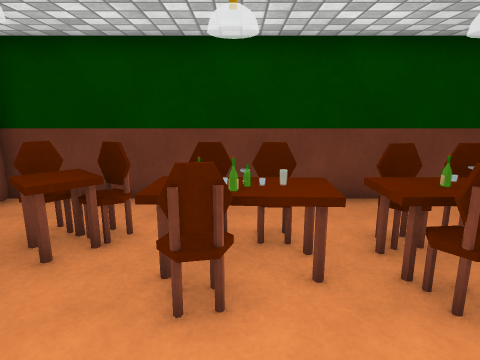
view 1 (above)

14 first-person views from a walk through a scene from a Unity 3-D project. The camera is 1.3 m above the floor, tilts 12° down and sees 75° across. Doors are open. The floor is counted in squares, 0.62 m on a side. Each view is taken from the middle of a square. On the plan, view 1 faces up. The plan holds only what a view shows up to about 18 squares ahead; the rest is blank. The player is left out. Surface patterns are stand-ins for the level's own textures.

view 2
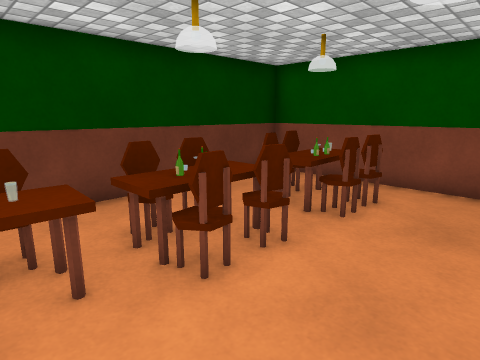

view 3
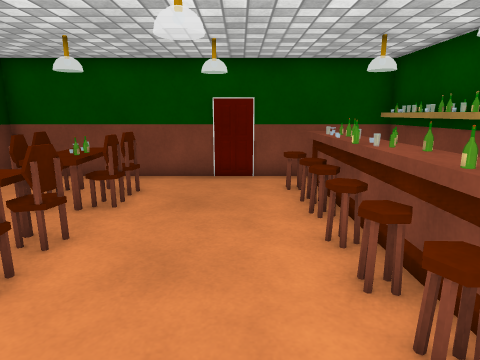

view 4
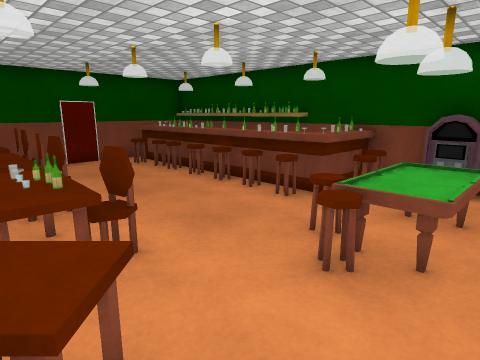

view 5
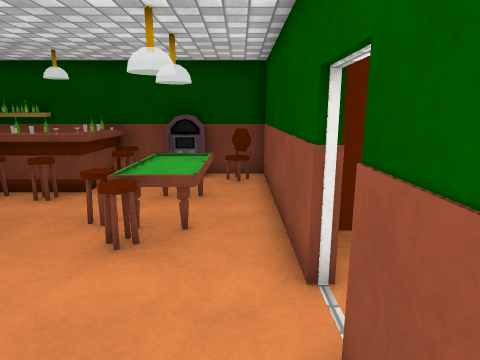

view 6
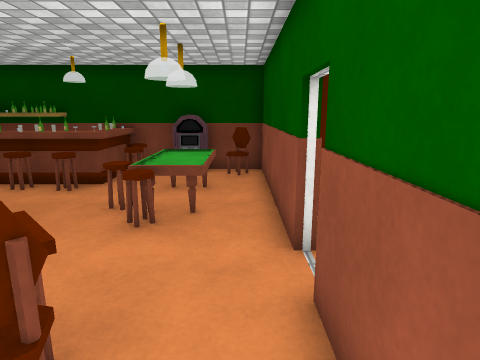

view 7
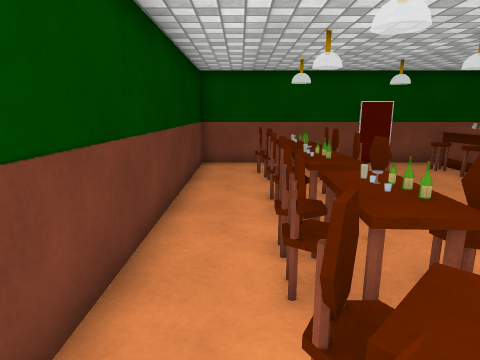

view 8
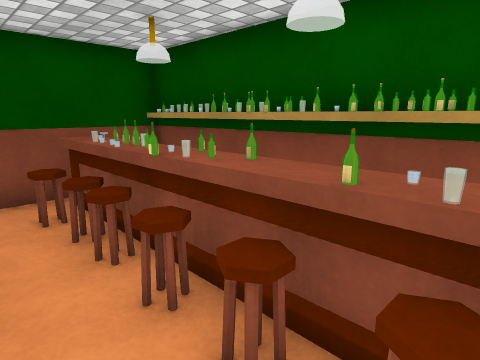

view 9
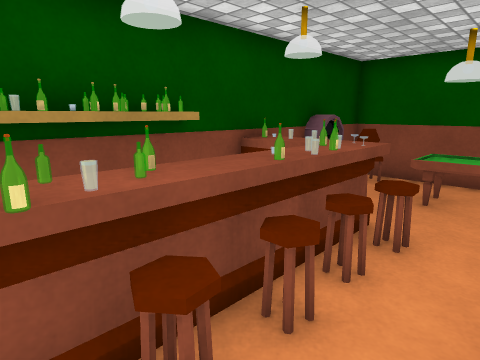

view 10
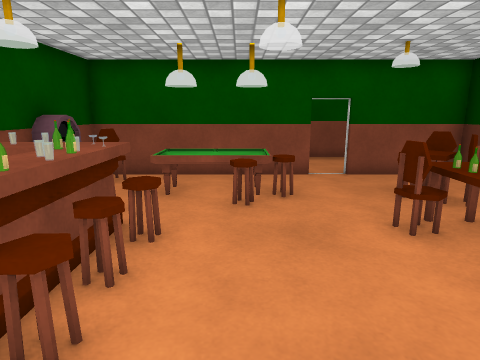

view 11
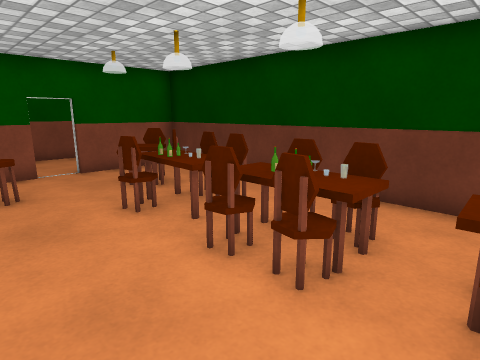

view 12
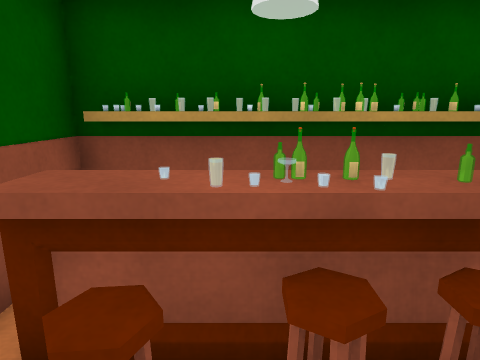

view 13
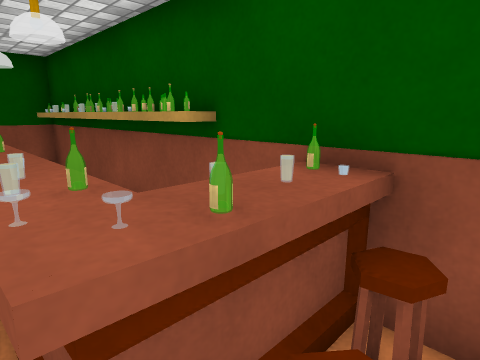

view 14
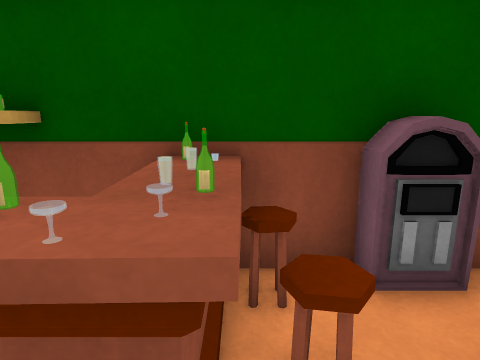

### Floor plan
Points are (right, up) in squares from view 1. A wall is a line through its corners. A room is listed if a view was taken in it or the views show most of it. See-through windows are left out.
Room 1 (views 1, 2, 3, 4, 5, 6, 7, 8, 9, 10, 11, 12, 13, 14)
walls: (0.4, -5) (1.6, -5); (-2.6, -4.5) (-2.6, -5.1); (9.7, 0.1) (9.5, 0.7); (-3.6, -4.4) (-2.8, -4.5) (-2.8, -5.1); (-3.6, -4.4) (-2.8, -4.4); (-3.6, -4.6) (-2.8, -4.6); (8.4, -5) (9.6, -5) (9.6, 7.7) (-5.8, 7.7) (-5.8, -5) (-1.4, -5)
low walls: (-1, -2.2) (-0.3, -2.2); (-1, -2.5) (-1, -2.4) (-0.4, -2.4); (0, -3.4) (0, -4.5); (8.3, -2.1) (8.9, -2.1)
ways out: closed door at (-6, 4)
objects: chair (-5, -4); table (-4, -2) to (-3, 1); stool (-3, 1); table (-3, 4) to (-3, 5); chair (-3, 6); stool (-2, -4) to (-1, -4); stool (-2, -3); stool (-2, 0); chair (-2, 5); table (-1, 4) to (1, 5); chair (-1, 5); stool (0, -2) to (0, -1); chair (0, 3); other object (0, 4); stool (1, -2); chair (1, 5); other object (2, -2); table (2, 4) to (2, 5); stool (3, -2); chair (3, 3); lamp (3, 4); chair (3, 5); stool (4, -2) to (4, -1); chair (4, 3); table (4, 4); chair (4, 5); stool (5, -2); table (5, 4); other object (6, -3); stool (6, -2); chair (6, 3); other object (6, 4) to (7, 4); chair (6, 5); other object (7, -3); chair (7, 3); chair (7, 5); stool (8, -2) to (8, -1); table (8, 4) to (8, 5)

Where each view was taken, in squares from view 1:
view 1: 0 up, 0 right, facing up
view 2: 0 up, 0 right, facing up-right
view 3: 0 up, 1 left, facing right
view 4: 5 up, 5 left, facing down-right
view 5: 6 up, 5 left, facing down
view 6: 7 up, 5 left, facing down
view 7: 6 up, 4 left, facing right
view 8: 0 up, 1 right, facing down-right
view 9: 0 up, 5 right, facing down-left
view 10: 0 up, 5 right, facing left
view 11: 0 up, 6 right, facing up-left
view 12: 0 up, 7 right, facing down
view 13: 2 down, 2 left, facing down-right
view 14: 1 down, 1 left, facing down
